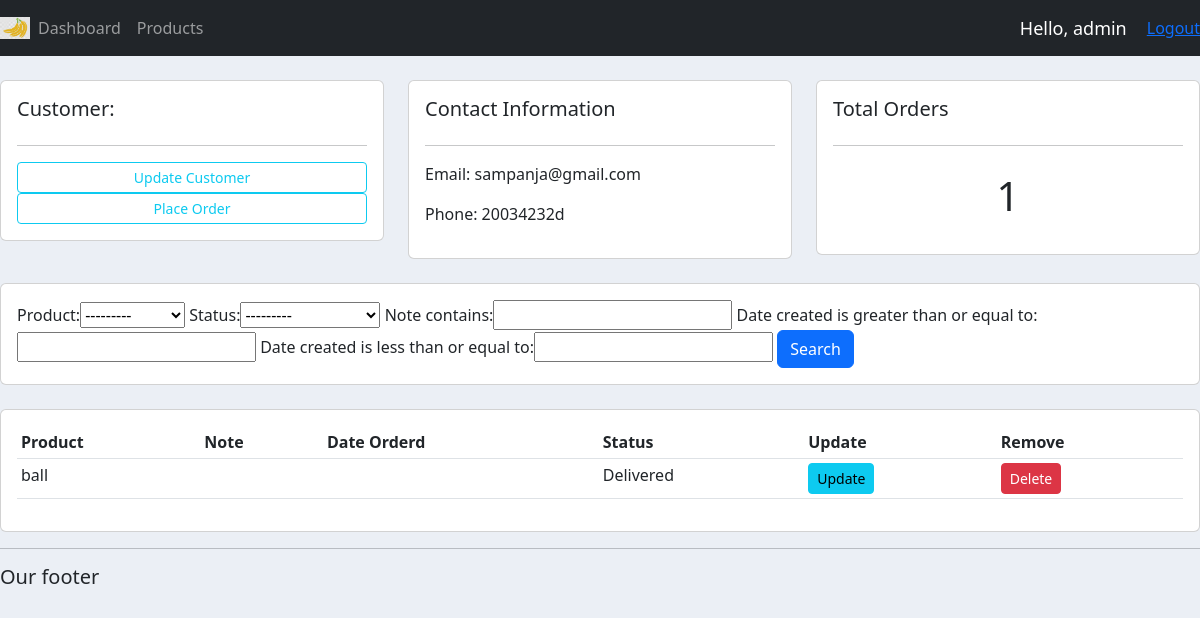
/customer/3 (signed in), run on an earlier commit of the app's database.
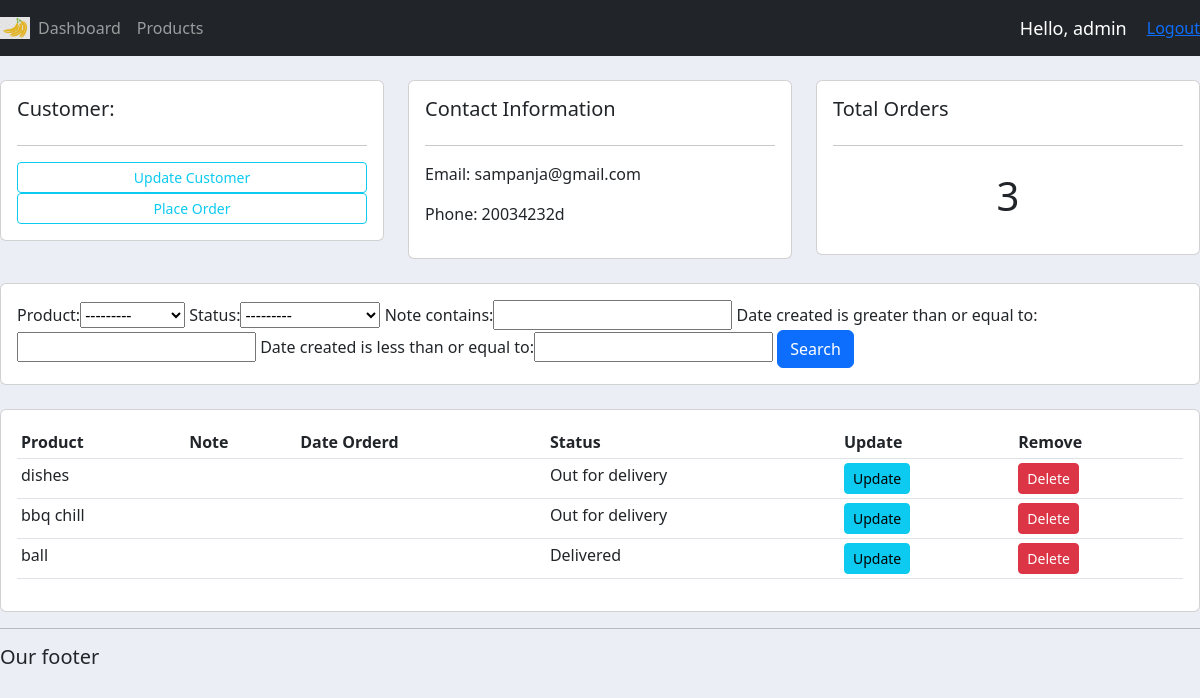
And on a later commit of the database.
### accounts/models.py (models this page shows, shortened)
class Order(models.Model):
	STATUS=(
		('Pending','Pending'),
		('Out for delivery', 'Out for delivery'),
		('Delivered','Delivered'),
		)
	customer=models.ForeignKey(Customer, null=True, on_delete=models.SET_NULL)
	product=models.ForeignKey(Product, null=True, on_delete=models.SET_NULL)
	date_created=models.DateTimeField(default=now, null=True)
	status=models.CharField(max_length=200, null=True, choices=STATUS)
	note=models.CharField(max_length=200, null=True)

class Product(models.Model):
	CATEGORY=(
		('Indoor','Indoor'),
		('Outdoor','Outdoor'),
		)
	name=models.CharField(max_length=200, null=True)
	price=models.FloatField(null=True)
	category=models.CharField(max_length=200, null=True, choices=CATEGORY)
	description=models.CharField(max_length=200, null=True, blank=True)
	date_created=models.DateTimeField(default=now,null=True)
	tags=models.ManyToManyField(Tag)
	def __str__(self):
		return self.name

### accounts/decorators.py (the view)
		def wrapper_func(request, *args, **kwargs):
			group = None
			if request.user.groups.exists():
				group = request.user.groups.all()[0].name
			if group in allowed_roles:
				return view_func(request, *args, **kwargs)
			else:
				return HttpResponse('You are not authorized')

### accounts/views.py (called while the page is built)
@login_required(login_url="login")
@allowed_users(allowed_roles=['admin'])
def customer(request,pk):
    customer=Customer.objects.get(id=pk)
    orders=customer.order_set.all()
    orders_count=orders.count()
    myFilter=OrderFilter(request.GET,queryset=orders)
    orders=myFilter.qs
    context={'customer':customer,'orders':orders,'orders_count':orders_count,'myFilter':myFilter}
    return render(request,'accounts/customer.html',context)

### accounts/templates/accounts/customer.html
{%  extends 'accounts/main.html' %}
{% block content %}
	<br>
<div class="row">
	<div class="col-md">
		<div class="card card-body">
			<h5>Customer:</h5>
			<hr>
			<a class="btn btn-outline-info  btn-sm btn-block" href="">Update Customer</a>
			<a class="btn btn-outline-info  btn-sm btn-block" href="{% url 'create_order' customer.id %}">Place Order</a>
		</div>
	</div>
	<div class="col-md">
		<div class="card card-body">
			<h5>Contact Information</h5>
			<hr>
			<p>Email: {{customer.email}}</p>
			<p>Phone: {{customer.phone}}</p>
		</div>
	</div>
	<div class="col-md">
		<div class="card card-body">
			<h5>Total Orders</h5>
			<hr>
			<h1 style="text-align: center;padding: 10px">{{orders.count}}</h1>
		</div>
	</div>
</div>
<br>
<div class="row">
	<div class="col">
		<div class="card card-body">
			<form method="get">
				{{myFilter.form}}
		    <button class="btn btn-primary" type="submit">Search</button>
		  </form>
		</div>
	</div>
</div>
<br>
<div class="row">
	<div class="col-md">
		<div class="card card-body">
			<table class="table table-sm">
				<tr>
					<th>Product</th>
					<th>Note</th>
					<th>Date Orderd</th>
					<th>Status</th>
					<th>Update</th>
					<th>Remove</th>
				</tr>
				    {% for order in orders %}
					<tr>
						<td>{{order.product}}</td>
						<td>{{order.product.note}}</td>
						<td>{{order.product.created}}</td>
						<td>{{order.status}}</td>
						<td><a class="btn btn-sm btn-info" href="{% url 'update_order' order.id %}">Update</a></td>
						<td><a class="btn btn-sm btn-danger" href="{% url 'delete_order' order.id %}">Delete</a></td>
				   </tr>
                  {% endfor %}
			</table>
		</div>
	</div>
</div>
{% endblock %}

What changed in the data, as far as the page shows it:
now on this page (row edited): Order: product "dishes", status "Out for delivery"
now on this page (row edited): Order: product "bbq chill", status "Out for delivery"
Also different on the page:
{{ orders.count }}: "1" → "3"
